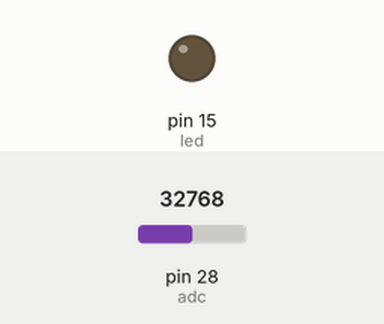
Bench run of a program on a simulated MicroPython board. On the bench: output pins drawn as LEDs (lit = HIGH). The inputs (shaded band) are chosen by the test bench; at power-on: pin 28 (adc) = 32768 (analog values on the 0–65535 scale). What the program prints to the serial console is not drawn.

Above: at 0.1 s.
At 1.1 s:
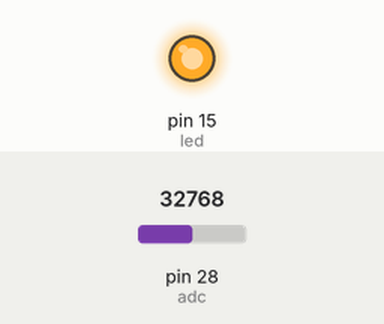
Timing chart, 0 to 2.6 s (numbered marks = the images above):
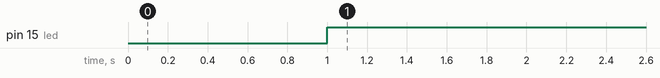

The program:

Activity_09_Torch_light.py
```python
from machine import Pin, ADC
import time

# Create an ADC object linked to pin 26
adc = ADC(Pin(28, mode=Pin.IN))
led = Pin(15, Pin.OUT)

while True:
    # Read ADC and convert to voltage
    val = adc.read_u16()
    print(val)
    time.sleep_ms(1000)

    if val <= 60000:  # Compare val directly without calling it as a function
        led.value(1)
        time.sleep_ms(100)
    else:
        led.value(0)

    time.sleep_ms(100)
```

Measured:
- by itself, pin 15 (led): LOW → HIGH at 1.0 s
